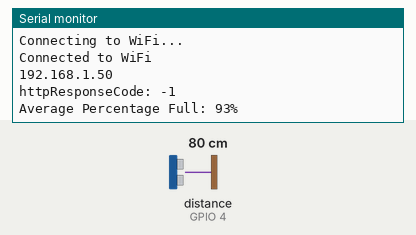
Simulated run of this sketch. Board: ESP32. Shown: the last lines printed to the serial monitor. Wiring (inferred from the names in the program): ultrasonic range finder: trigger GPIO 5; echo GPIO 4. Inputs (shaded band) come from the test bench; at power-on: distance to the obstacle (sensor on GPIO 4) 80 cm. The echo pulse lasts 58.3 µs per cm; WiFi joins after 1.5 s; servers stay silent unless stated.

Above: at 3.2 s.
3.3 s: distance to the obstacle (sensor on GPIO 4) set to 2 cm
At 5.5 s:
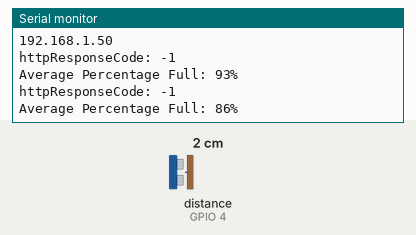
6.2 s: distance to the obstacle (sensor on GPIO 4) set to 4 cm
At 7.2 s:
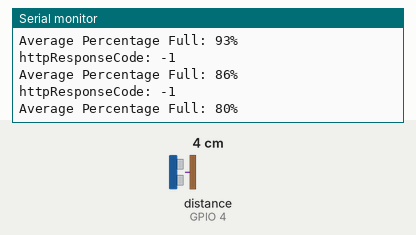
Timing chart, 0 to 9.2 s (numbered marks = the images above; inputs shaded):
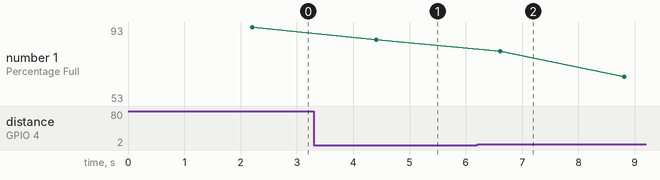

Measured:
- after the input at 3.3 s, the serial monitor: prints a new line after 1.1 s (image 1)
- plotted number 1: 93 → 86 after the input at 3.3 s, 86 → 66 after the input at 6.2 s

The sketch:

arduino_ultraSonic_v2.ino
```cpp
#include <HTTPClient.h>
#include <WiFi.h>

const int trigPin = 5;    // Trigger
const int echoPin = 4;    // Echo
const int numReadings = 5;  // Number of readings to average
const float minDistance = 2.0;  // Minimum distance (cm)
const float maxDistance = 17.0; // Maximum distance (cm)

long duration;
float cm, inches;
float readings[numReadings];  // Array to store readings
int currentIndex = 0;  // Index for storing the current reading
float total = 0; // Running total of readings

void setup() {
  WiFi.begin("CasyRose", "casyrose123456");
  while (WiFi.status() != WL_CONNECTED) {
    Serial.println("Connecting to WiFi...");
    delay(1000);
  }
  Serial.println("Connected to WiFi");
  Serial.println(WiFi.localIP());
  Serial.begin(9600);

  pinMode(trigPin, OUTPUT);
  pinMode(echoPin, INPUT);
}

void loop() {
  String url = "http://172.20.10.3:5000";
  HTTPClient http;

  // Trigger the ultrasonic sensor
  digitalWrite(trigPin, LOW);
  delayMicroseconds(5);
  digitalWrite(trigPin, HIGH);
  delayMicroseconds(10);
  digitalWrite(trigPin, LOW);

  // Read the pulse duration
  pinMode(echoPin, INPUT);
  duration = pulseIn(echoPin, HIGH);

  // Calculate the distance in centimeters
  cm = duration / 29.1;

  // Ensure the distance is within the specified range
  cm = constrain(cm, minDistance, maxDistance);

  // Store the reading in the array
  total = total - readings[currentIndex];
  readings[currentIndex] = cm;
  total = total + readings[currentIndex];
  currentIndex = (currentIndex + 1) % numReadings;

  // Calculate the running average
  float average = total / numReadings;

  // Invert the mapping to get the percentage
  int percentage = map(average, maxDistance, minDistance, 0, 100);

  String urlss = url + "/live-data/" + percentage;
  http.begin(urlss);
  int httpResponseCode = http.GET();
  String payload = http.getString();

  Serial.print("httpResponseCode: ");
  Serial.println(httpResponseCode);
  Serial.print("Average Percentage Full: ");
  Serial.print(percentage);
  Serial.println("%");

  delay(2000);
}
```
